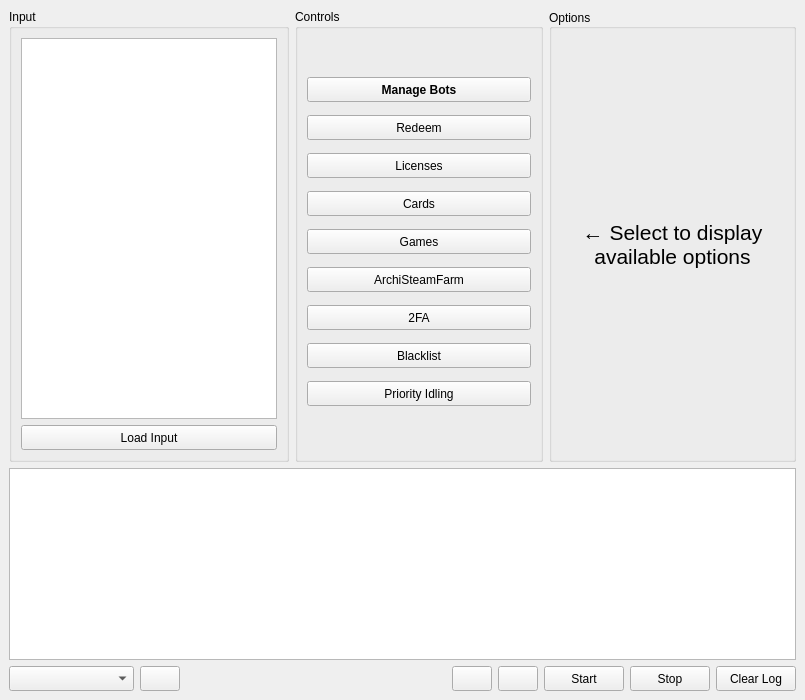
<?xml version="1.0" encoding="UTF-8"?>
<ui version="4.0">
 <class>main_window</class>
 <widget class="QMainWindow" name="main_window">
  <property name="geometry">
   <rect>
    <x>0</x>
    <y>0</y>
    <width>805</width>
    <height>700</height>
   </rect>
  </property>
  <property name="windowTitle">
   <string>ASFui</string>
  </property>
  <widget class="QWidget" name="central_widget">
   <layout class="QGridLayout" name="gridLayout">
    <item row="0" column="0">
     <layout class="QVBoxLayout" name="main_layout">
      <item>
       <layout class="QHBoxLayout" name="group_layout">
        <item>
         <widget class="QGroupBox" name="gb_input">
          <property name="sizePolicy">
           <sizepolicy hsizetype="MinimumExpanding" vsizetype="Preferred">
            <horstretch>0</horstretch>
            <verstretch>0</verstretch>
           </sizepolicy>
          </property>
          <property name="title">
           <string>Input</string>
          </property>
          <layout class="QVBoxLayout" name="gb_input_layout">
           <item>
            <widget class="QPlainTextEdit" name="input">
             <property name="sizePolicy">
              <sizepolicy hsizetype="Minimum" vsizetype="Expanding">
               <horstretch>0</horstretch>
               <verstretch>0</verstretch>
              </sizepolicy>
             </property>
            </widget>
           </item>
           <item>
            <widget class="QPushButton" name="btn_load_input">
             <property name="minimumSize">
              <size>
               <width>0</width>
               <height>25</height>
              </size>
             </property>
             <property name="text">
              <string>Load Input</string>
             </property>
            </widget>
           </item>
          </layout>
         </widget>
        </item>
        <item>
         <widget class="QGroupBox" name="gb_controls">
          <property name="sizePolicy">
           <sizepolicy hsizetype="Expanding" vsizetype="Preferred">
            <horstretch>0</horstretch>
            <verstretch>0</verstretch>
           </sizepolicy>
          </property>
          <property name="title">
           <string>Controls</string>
          </property>
          <layout class="QVBoxLayout" name="gb_controls_layout">
           <property name="spacing">
            <number>0</number>
           </property>
           <property name="leftMargin">
            <number>9</number>
           </property>
           <property name="topMargin">
            <number>35</number>
           </property>
           <property name="rightMargin">
            <number>9</number>
           </property>
           <property name="bottomMargin">
            <number>35</number>
           </property>
           <item>
            <widget class="QPushButton" name="btn_bots">
             <property name="minimumSize">
              <size>
               <width>0</width>
               <height>25</height>
              </size>
             </property>
             <property name="font">
              <font>
               <weight>75</weight>
               <bold>true</bold>
              </font>
             </property>
             <property name="text">
              <string>Manage Bots</string>
             </property>
            </widget>
           </item>
           <item>
            <widget class="QPushButton" name="btn_redeem">
             <property name="minimumSize">
              <size>
               <width>0</width>
               <height>25</height>
              </size>
             </property>
             <property name="text">
              <string>Redeem</string>
             </property>
            </widget>
           </item>
           <item>
            <widget class="QPushButton" name="btn_licenses">
             <property name="minimumSize">
              <size>
               <width>0</width>
               <height>25</height>
              </size>
             </property>
             <property name="text">
              <string>Licenses</string>
             </property>
            </widget>
           </item>
           <item>
            <widget class="QPushButton" name="btn_cards">
             <property name="minimumSize">
              <size>
               <width>0</width>
               <height>25</height>
              </size>
             </property>
             <property name="text">
              <string>Cards</string>
             </property>
            </widget>
           </item>
           <item>
            <widget class="QPushButton" name="btn_games">
             <property name="minimumSize">
              <size>
               <width>0</width>
               <height>25</height>
              </size>
             </property>
             <property name="text">
              <string>Games</string>
             </property>
            </widget>
           </item>
           <item>
            <widget class="QPushButton" name="btn_asf">
             <property name="minimumSize">
              <size>
               <width>0</width>
               <height>25</height>
              </size>
             </property>
             <property name="text">
              <string>ArchiSteamFarm</string>
             </property>
            </widget>
           </item>
           <item>
            <widget class="QPushButton" name="btn_2fa">
             <property name="minimumSize">
              <size>
               <width>0</width>
               <height>25</height>
              </size>
             </property>
             <property name="text">
              <string>2FA</string>
             </property>
            </widget>
           </item>
           <item>
            <widget class="QPushButton" name="btn_blacklist">
             <property name="minimumSize">
              <size>
               <width>0</width>
               <height>25</height>
              </size>
             </property>
             <property name="text">
              <string>Blacklist</string>
             </property>
            </widget>
           </item>
           <item>
            <widget class="QPushButton" name="btn_idling">
             <property name="minimumSize">
              <size>
               <width>0</width>
               <height>25</height>
              </size>
             </property>
             <property name="text">
              <string>Priority Idling</string>
             </property>
            </widget>
           </item>
          </layout>
         </widget>
        </item>
        <item>
         <widget class="QGroupBox" name="gb_options">
          <property name="sizePolicy">
           <sizepolicy hsizetype="Expanding" vsizetype="Preferred">
            <horstretch>0</horstretch>
            <verstretch>0</verstretch>
           </sizepolicy>
          </property>
          <property name="title">
           <string>Options</string>
          </property>
          <property name="alignment">
           <set>Qt::AlignLeading|Qt::AlignLeft|Qt::AlignVCenter</set>
          </property>
          <layout class="QVBoxLayout" name="gb_options_layout">
           <property name="spacing">
            <number>0</number>
           </property>
           <property name="leftMargin">
            <number>0</number>
           </property>
           <property name="topMargin">
            <number>0</number>
           </property>
           <property name="rightMargin">
            <number>0</number>
           </property>
           <property name="bottomMargin">
            <number>0</number>
           </property>
           <item>
            <widget class="QLabel" name="label">
             <property name="font">
              <font>
               <pointsize>16</pointsize>
              </font>
             </property>
             <property name="midLineWidth">
              <number>-1</number>
             </property>
             <property name="text">
              <string>← Select to display available options</string>
             </property>
             <property name="textFormat">
              <enum>Qt::PlainText</enum>
             </property>
             <property name="scaledContents">
              <bool>false</bool>
             </property>
             <property name="alignment">
              <set>Qt::AlignCenter</set>
             </property>
             <property name="wordWrap">
              <bool>true</bool>
             </property>
            </widget>
           </item>
          </layout>
         </widget>
        </item>
       </layout>
      </item>
      <item>
       <widget class="QPlainTextEdit" name="output">
        <property name="sizePolicy">
         <sizepolicy hsizetype="Preferred" vsizetype="Fixed">
          <horstretch>0</horstretch>
          <verstretch>0</verstretch>
         </sizepolicy>
        </property>
        <property name="readOnly">
         <bool>true</bool>
        </property>
        <property name="plainText">
         <string/>
        </property>
       </widget>
      </item>
      <item>
       <layout class="QHBoxLayout" name="main_controls_layout">
        <item>
         <widget class="QComboBox" name="cb_bots">
          <property name="sizePolicy">
           <sizepolicy hsizetype="Preferred" vsizetype="Fixed">
            <horstretch>0</horstretch>
            <verstretch>0</verstretch>
           </sizepolicy>
          </property>
          <property name="minimumSize">
           <size>
            <width>125</width>
            <height>25</height>
           </size>
          </property>
         </widget>
        </item>
        <item>
         <widget class="QPushButton" name="btn_reload">
          <property name="minimumSize">
           <size>
            <width>0</width>
            <height>25</height>
           </size>
          </property>
          <property name="text">
           <string/>
          </property>
          <property name="icon">
           <iconset>
            <normaloff>../images/reload.png</normaloff>../images/reload.png</iconset>
          </property>
         </widget>
        </item>
        <item>
         <spacer name="horizontalSpacer">
          <property name="orientation">
           <enum>Qt::Horizontal</enum>
          </property>
          <property name="sizeHint" stdset="0">
           <size>
            <width>40</width>
            <height>20</height>
           </size>
          </property>
         </spacer>
        </item>
        <item>
         <widget class="QPushButton" name="btn_help">
          <property name="minimumSize">
           <size>
            <width>0</width>
            <height>25</height>
           </size>
          </property>
          <property name="text">
           <string/>
          </property>
          <property name="icon">
           <iconset>
            <normaloff>../images/help.png</normaloff>../images/help.png</iconset>
          </property>
         </widget>
        </item>
        <item>
         <widget class="QPushButton" name="btn_settings">
          <property name="minimumSize">
           <size>
            <width>0</width>
            <height>25</height>
           </size>
          </property>
          <property name="text">
           <string/>
          </property>
          <property name="icon">
           <iconset>
            <normaloff>../images/settings.png</normaloff>../images/settings.png</iconset>
          </property>
         </widget>
        </item>
        <item>
         <widget class="QPushButton" name="btn_start">
          <property name="minimumSize">
           <size>
            <width>0</width>
            <height>25</height>
           </size>
          </property>
          <property name="toolTip">
           <string>Start ASF process.</string>
          </property>
          <property name="text">
           <string>Start</string>
          </property>
         </widget>
        </item>
        <item>
         <widget class="QPushButton" name="btn_stop">
          <property name="minimumSize">
           <size>
            <width>0</width>
            <height>25</height>
           </size>
          </property>
          <property name="toolTip">
           <string>Stop ASF process.</string>
          </property>
          <property name="text">
           <string>Stop</string>
          </property>
         </widget>
        </item>
        <item>
         <widget class="QPushButton" name="btn_clear">
          <property name="minimumSize">
           <size>
            <width>0</width>
            <height>25</height>
           </size>
          </property>
          <property name="toolTip">
           <string>Clear output log.</string>
          </property>
          <property name="text">
           <string>Clear Log</string>
          </property>
         </widget>
        </item>
       </layout>
      </item>
     </layout>
    </item>
   </layout>
  </widget>
 </widget>
 <resources/>
 <connections/>
</ui>
